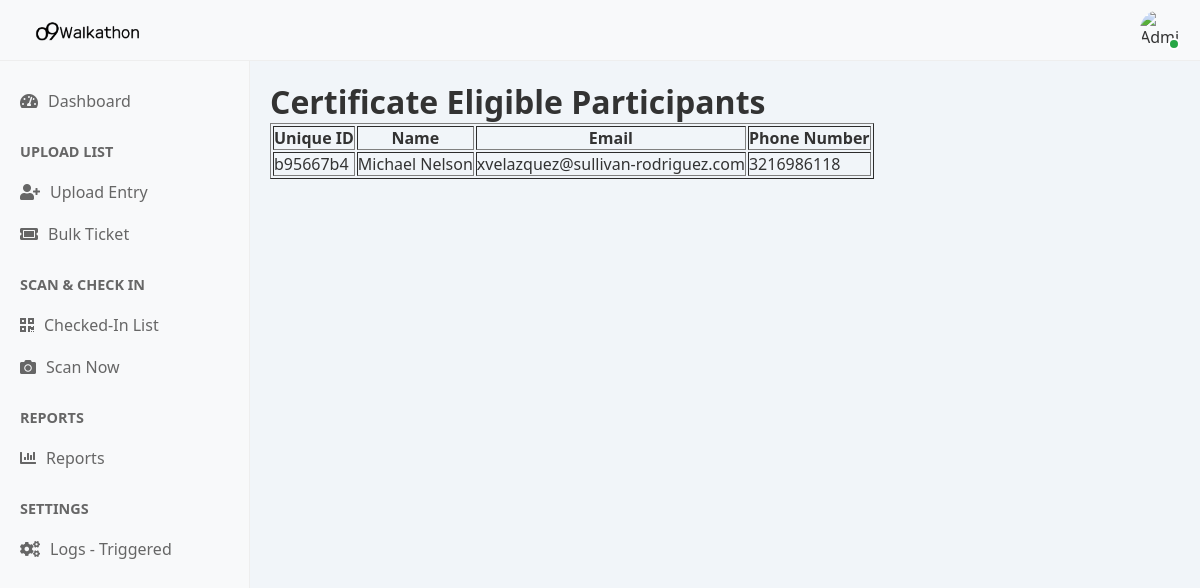
/certificate_entries/, run on the app's committed database.
### walkathon_app/models.py (models this page shows, shortened)
class Participant(models.Model):
    unique_id = models.CharField(max_length=20, unique=True, default=generate_unique_id, editable=False)
    name = models.CharField(max_length=255)
    email = models.EmailField()
    phone_number = models.CharField(max_length=20)
    walking_distance_km = models.DecimalField(max_digits=5, decimal_places=2)
    registered_at = models.DateTimeField(auto_now_add=True)
    gender = models.CharField(
        max_length=10,
        choices=[('Male', 'Male'), ('Female', 'Female'), ('Others', 'Others')],
        null=True, blank=True
    )
    working_professional = models.CharField(
        max_length=3,
        choices=[('Yes', 'Yes'), ('No', 'No')],
        null=True, blank=True
    )
    o9_employee = models.CharField(
        max_length=3,
        choices=[('Yes', 'Yes'), ('No', 'No')],
        null=True, blank=True
    )
    employee_code = models.CharField(max_length=100, null=True, blank=True)
    company_name = models.CharField(max_length=255, null=True, blank=True)

### walkathon_app/views.py (the view)
# urls.py: path('certificate_entries/', views.certificate_entries, name='certificate_entries'),
def certificate_entries(request):
    checked_in_participants = Participant.objects.filter(checkin__isnull=False).distinct()
    return render(request, 'certificate_entries.html', {'participants': checked_in_participants})

### templates/certificate_entries.html
{% extends "base.html" %}
{% block content %}
<h1>Certificate Eligible Participants</h1>
<table border="1">
    <thead>
        <tr>
            <th>Unique ID</th>
            <th>Name</th>
            <th>Email</th>
            <th>Phone Number</th>
        </tr>
    </thead>
    <tbody>
        {% for participant in participants %}
        <tr>
            <td>{{ participant.unique_id }}</td>
            <td>{{ participant.name }}</td>
            <td>{{ participant.email }}</td>
            <td>{{ participant.phone_number }}</td>
        </tr>
        {% empty %}
        <tr>
            <td colspan="4">No participants eligible yet.</td>
        </tr>
        {% endfor %}
    </tbody>
</table>
{% endblock %}

### templates/base.html (style rules this page uses)
* { margin: 0; padding: 0; box-sizing: border-box; }
body { font-family: 'Segoe UI', Tahoma, Geneva, Verdana, sans-serif; background: #f1f5f9; color: #333; }

### data on the page
Participant: unique_id "b95667b4", name "Michael Nelson", email "xvelazquez@sullivan-rodriguez.com", phone_number "3216986118"
